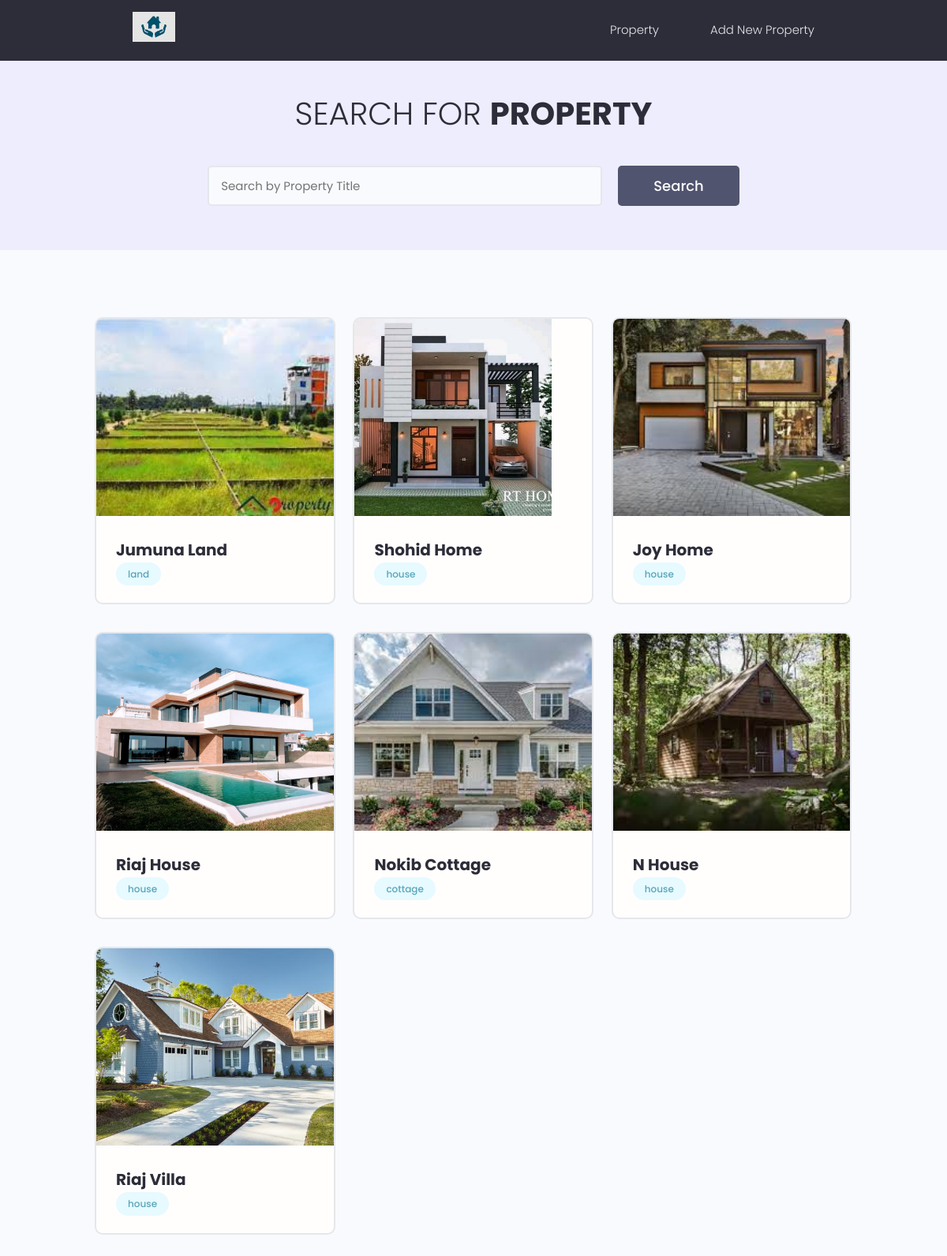
/projects/, run on the app's committed database.
### projects/models.py (models this page shows, shortened)
class Projects(models.Model):
    title = models.CharField(max_length=200)
    featured_image = models.ImageField(
        blank=True, null=True, default='default.jpg')
    location = models.TextField(max_length=100,null=True, blank=True)
    owner_name = models.TextField(max_length=100,null=True, blank=True)
    price = models.IntegerField(null=True, blank=True)
    status = models.CharField(max_length=20, null=True, blank=True)
    tags = models.ManyToManyField('Tag', blank=True)
    created = models.DateTimeField(auto_now_add=True)
    id = models.UUIDField(default=uuid.uuid4, unique=True,
                          primary_key=True, editable=False)

class Tag(models.Model):
    name = models.CharField(max_length=100)
    created = models.DateTimeField(auto_now_add=True)
    id = models.UUIDField(default=uuid.uuid4, unique=True,
                          primary_key=True, editable=False)
    def __str__(self) -> str:
        return self.name

### projects/views.py (the view)
# urls.py: path('', include('projects.urls')),
def projects(request):
    projects, search_query = searchProjects(request)
    context = {'projects': projects,
               'search_query': search_query}
    return render(request, 'projects/projects.html', context)

### projects/utils.py (called while the page is built)
def searchProjects(request):
    search_query = ''
    if request.GET.get('search'):
        search_query = request.GET.get('search')
    tags = Tag.objects.filter(name__icontains=search_query)
    projects = Projects.objects.distinct().filter(
        Q(title__icontains=search_query) |
        Q(location__icontains=search_query) |
        Q(tags__in=tags)
    )
    return projects, search_query

### projects/templates/projects/projects.html (shortened to what this page needs)
{% extends 'main.html' %}
{% load static %}
{% block content %}
<main class="projects">
    <section class="hero-section text-center">
      <div class="container container--narrow">
        <div class="hero-section__box">
          <h2>Search for <span>Property</span></h2>
        </div>
        <div class="hero-section__search">
          <form class="form" action="#" method="get">
            <div class="form__field">
              <input class="input input--text" id="formInput#search" type="text" name="search"
                placeholder="Search by Property Title ", value="{{ search_query }}" />
            </div>
            <input class="btn btn--sub btn--lg" type="submit" value="Search" />
          </form>
        </div>
      </div>
    </section>
    <section class="projectsList">
      <div class="container">
        <div class="grid grid--three">
    {% for p in projects %}
        <div class="column">
            <div class="card project">
              <a href="{% url 'project_detail' p.id %}" class="project">
                <img class="project__thumbnail" src="{{ p.featured_image.url }}" alt="project thumbnail" />
                <div class="card__body">
                  <h3 class="project__title">{{p.title|title }}</h3>
                  <div class="project__tags">
                    {% for tag in p.tags.all %}
                            <span class="tag tag--pill tag--main">
                                <small>{{tag}}</small>
                            </span>
                    {% endfor %}
                  </div>
                </div>
              </a>
            </div>
          </div>
{% endfor %}
        </div>
      </div>
    </section>
  </main>
{% endblock %}

### templates/main.html (shortened to what this page needs)
<!DOCTYPE html>
{% load static %}
    <html>
    <link rel="stylesheet" href="https://cdn.iconmonstr.com/1.3.0/css/iconmonstr-iconic-font.min.css" />
    <link rel="stylesheet" href="{% static 'uikit/styles/uikit.css' %}" />
    <link rel="stylesheet" href="{% static 'styles/app.css' %}" />
    </head>
    <body>
        {% include 'navbar.html' %}
        {% block content %}
        {% endblock %}
    </body>
</html>

### templates/navbar.html (shortened to what this page needs)
{% load static %}
<header class="header">
    <div class="container container--narrow">
      <a href="{% url 'projects' %}" class="header__logo">
        <img src="{% static 'images/logo.png' %}" alt="ProjectHub Logo" />
      </a>
      <nav class="header__nav">
        <ul class="header__menu">
          <li class="header__menuItem"><a href="{% url 'projects' %}">Property</a></li>
          <li class="header__menuItem"><a href="{% url 'create_project' %}">Add New Property</a></li>
        </ul>
      </nav>
    </div>
  </header>

### static/styles/app.css (style rules this page uses)
:root { --color-sub: #2d2d39; }
.btn--sub { background-color: var(--color-sub-light); }
.card { border: 2px solid var(--color-light); }
img { width: 100%; }
.header { position: sticky; z-index: 111; background-color: var(--color-sub); padding: 1.5rem 0; }
.header > .container { display: flex; justify-content: space-between; align-items: center; }
.header__logo > img { height: 3.8rem; }
.header__nav > ul { display: inline-flex; align-items: center; list-style: none; gap: 6.5rem; }
.header__menuItem > a { color: var(--color-light); font-weight: 300; }
.hero-section { height: 40vh; display: flex; align-items: center; background-color: var(--color-sub); }
.hero-section__box { margin-bottom: 4rem; }
.hero-section__box > h2, .hero-section__box > h2 > span { font-size: 4rem; color: var(--color-light); line-height: 1.3; text-transform: uppercase; }
.hero-section__box > h2 { font-weight: 300; }
.hero-section__box > h2 > span { font-weight: 700; }
.hero-section__search > .form { display: flex; align-items: center; justify-content: center; gap: 2rem; }
.hero-section__search > .form input.input--text { width: 50rem; }
.projects > .hero-section { background: var(--color-sub-lighter); height: 30vh; }
.projects .hero-section__box { margin-bottom: 2.5rem; }
.projects .hero-section__box > h2 { color: var(--color-sub); }
.projects .hero-section__box > h2 > span { font-weight: 700; color: var(--color-sub); }
.projectsList { margin-top: 8rem; }
.project__thumbnail { height: 25rem; object-fit: cover; object-position: top center; }
.project__title { font-size: 2rem; font-weight: 700; color: var(--color-sub); }

### static/uikit/styles/modules/_variables.css (style rules this page uses)
:root { --color-main: #5aa5b9; --color-main-light: #e6faff; --color-sub: #3f4156; --color-sub-light: #51546e; --color-sub-lighter: #ededfd; --color-text: #737373; --color-gray: #8b8b8b; --color-light: #e5e7eb; --color-light-gray: #767676; --color-bg: #f8fafd; --color-white: #fffefd; --color-white-light: #f3f3f3; --color-success: #359e64; --color-success-bg: #def8e8; --color-error: #fc4b0b; --color-error-bg: #fff2ee; --font-base: 'Poppins', arial, helvetica, 'Segoe UI', roboto, ubuntu, sans-serif; --font-monospace: 'Fira Code', 'Courier New', courier, monospace; --font-regular: 300; --font-medium: 500; --font-bold: 700; --generic-shadow: 1px 1px 5px #00000010; --generic-transition: all 0.3s ease-in-out; }

### static/uikit/styles/modules/_base.css (style rules this page uses)
* { margin: 0; padding: 0; box-sizing: border-box; text-rendering: optimizeLegibility; color: inherit; font-size: inherit; }
html { font-size: 50%; }
@media only screen and (min-width: 480px) { html { font-size: 56.25%; } }
@media only screen and (min-width: 1200px) { html { font-size: 62.5%; } }
body { line-height: 1.6; font-weight: 400; font-size: 1.5rem; color: var(--color-text); background-color: var(--color-bg); min-height: 100vh; }

### static/uikit/styles/modules/_typography.css (style rules this page uses)
* { font-family: var(--font-base); }
h2 { font-size: 3.6rem; font-weight: var(--font-bold); }
h3 { font-size: 3.2rem; font-weight: var(--font-medium); }
p, span, strong { font-size: 1.6rem; color: var(--color-text); font-weight: var(--font-regular); }
a { padding-bottom: 2px; text-decoration: none; display: inline-block; color: var(--color-main); font-weight: var(--font-medium); }

### static/uikit/styles/modules/_utilities.css (style rules this page uses)
.container { width: 92%; max-width: 165rem; margin: 0 auto; box-sizing: border-box; }
.container--narrow { width: 92%; max-width: 120rem; }
@media screen and (min-width: 1000px) { .container { width: 90%; } }
@media screen and (min-width: 1000px) { .container--narrow { width: 85%; } }
@media screen and (min-width: 1200px) { .container { width: 80%; } }
@media screen and (min-width: 1200px) { .container--narrow { width: 72%; } }
.text-center { text-align: center; }

### static/uikit/styles/modules/_button.css (style rules this page uses)
.btn { display: inline-block; position: relative; cursor: pointer; background-color: var(--color-light); font-weight: var(--font-medium); color: var(--color-sub); text-decoration: none; padding: 1rem 2rem; border-radius: 0.5rem; border: none; width: -webkit-fit-content; width: -moz-fit-content; width: fit-content; height: -webkit-fit-content; height: -moz-fit-content; height: fit-content; font-size: 1.6rem; outline-width: 0; outline-color: transparent; -webkit-backface-visibility: hidden; backface-visibility: hidden; transition: all 0.3s ease-in-out; }
.btn--sub { background-color: var(--color-sub); color: var(--color-white); }
.btn--lg { font-size: 1.8rem; padding: 1.2rem 4.5rem; }

### data on the page
Projects: featured_image (picture), title "Jumuna Land"
Tag: name "land"
Projects: featured_image (picture), title "Shohid Home"
Tag: name "house"
Projects: featured_image (picture), title "Joy Home"
Projects: featured_image (picture), title "Riaj House"
Projects: featured_image (picture), title "Nokib Cottage"
Tag: name "cottage"
Projects: featured_image (picture), title "N House"
Projects: featured_image (picture), title "Riaj Villa"
